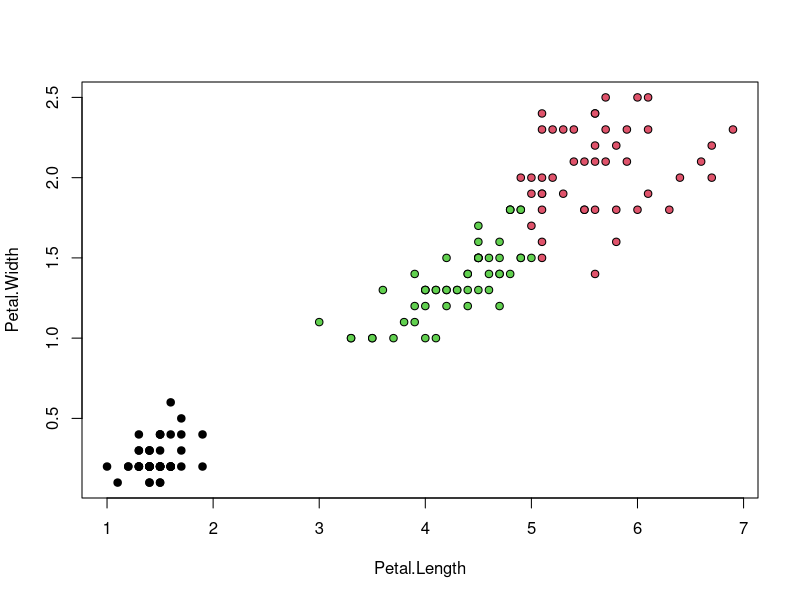

Reproduce this figure in R.
data(iris)
summary(iris)
data2=iris[,1:2]
data1=iris[,3:4]
model=kmeans(x=data1,centers = 3)
names(model)
model[1]
table(iris[,5],model$cluster)
plot(data1,pch=21,bg=model$cluster)
